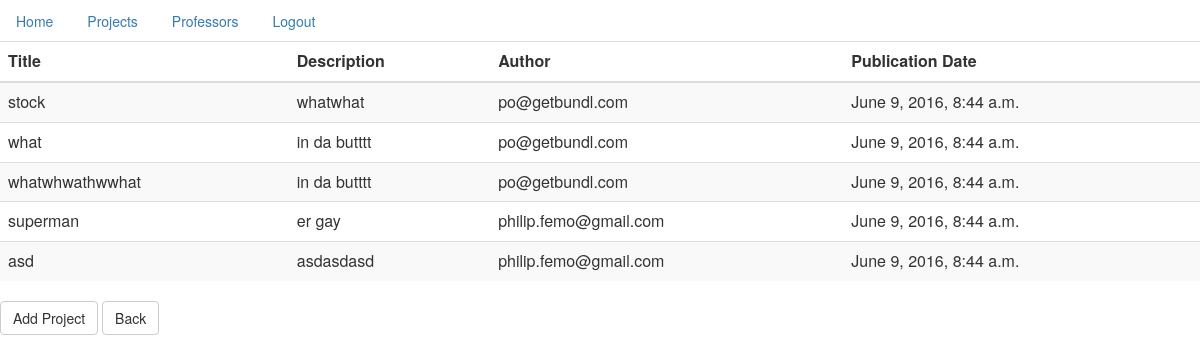
Before: /projects/ (signed in) with the older database file.
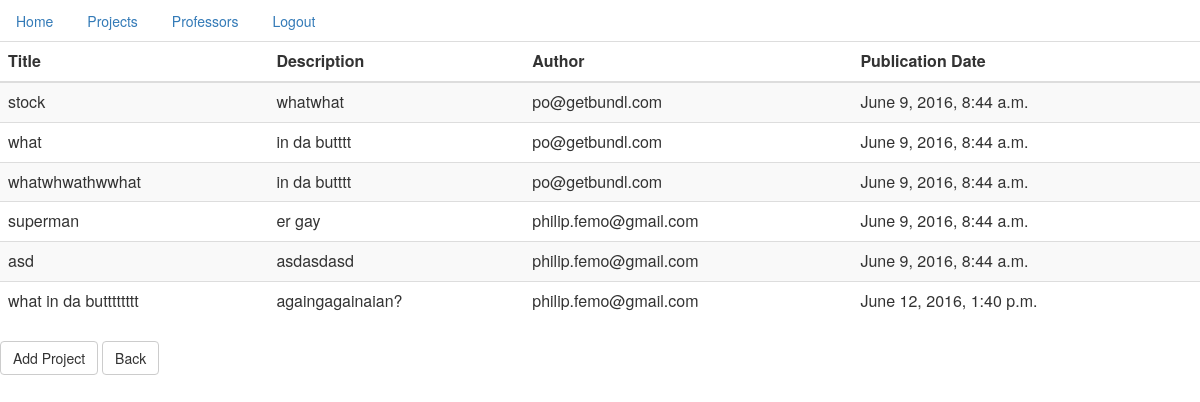
After: the same page with the newer database file.
### projects/models.py (models this page shows, shortened)
class Project(models.Model):
    title = models.CharField(max_length=200)
    description = models.CharField(max_length=200)
    author = models.ForeignKey(User, null = False, on_delete=models.CASCADE, related_name="projects")
    pub_date = models.DateTimeField('date published', auto_now_add = True)

### users/models.py (models this page shows)
class User(AbstractBaseUser):
    HUMANISTISK = 'HU'
    JURIDISK = 'JU'
    NATURVID = 'NV'
    SAMFUNDVID = 'SAV'
    SUNDHEDVID = 'SUV'
    TEOLOGISK = 'TE'
    FACULTY_CHOICES = (
        (HUMANISTISK, 'Humanistisk Fakultet'),
        (JURIDISK, 'Juridisk Fakultet'),
        (NATURVID, 'Naturvidenskabelige Fakultet'),
        (SAMFUNDVID, 'Samfundsvidenskabelige Fakultet'),
        (SUNDHEDVID, 'Sundhedsvidenskabelige Fakultet'),
        (TEOLOGISK, 'Teologiske Fakultet'),
    )
    STUDERENDE = 'S'
    PROFESSOR = 'P'
    ROLES_CHOICES = (
        (STUDERENDE, 'Studerende'),
        (PROFESSOR, 'Professor'),
    )
    roles = models.CharField(
        max_length = 3,
        choices = ROLES_CHOICES,
        default = STUDERENDE,
    )
    faculty = models.CharField(
        max_length = 3,
        choices = FACULTY_CHOICES,
        default = HUMANISTISK,
    )
    first_name = models.CharField(max_length=128)
    last_name = models.CharField(max_length=128)
    email = models.EmailField(unique=True)
    study = models.CharField(max_length=128)
    objects = UserManager()
    USERNAME_FIELD = 'email'
    REQUEIRED_FIELDS = ['first_name', 'last_name', 'faculty', 'study', 'roles']
    def __str__(self):
        return (self.email)

### projects/views.py (the view)
@method_decorator(login_required(login_url = "/login"), name = "dispatch")
class IndexView(ListView):
    model = Project
    template_name = "projectslist.html"

### projects/templates/projectslist.html
{% extends "base.html" %}
{% block content %}
<table class="table table-striped">
 <thead>
   <tr>
     <th>Title</th>
     <th>Description</th>
     <th>Author</th>
     <th>Publication Date</th>
   </tr>
 </thead>
 {% for project in object_list %}
   <tr>
     <td>{{ project.title }}</td>
     <td>{{ project.description }}</td>
     <td>{{ project.author }}</td>
     <td>{{ project.pub_date }}</td>
   </tr>
 {% endfor %}
</table>
<a class="btn btn-default" href="{% url 'projects:project_create' %}" role="button">Add Project</a>
<a class="btn btn-default" href="{% url 'home.views.index' %}" role="button">Back</a>
{% endblock %}

Changed rows visible on the page:
added Project: title "what in da butttttttt", description "againgagainaian?", author "philip.femo@gmail.com", pub_date "June 12, 2016, 1:40 p.m."
